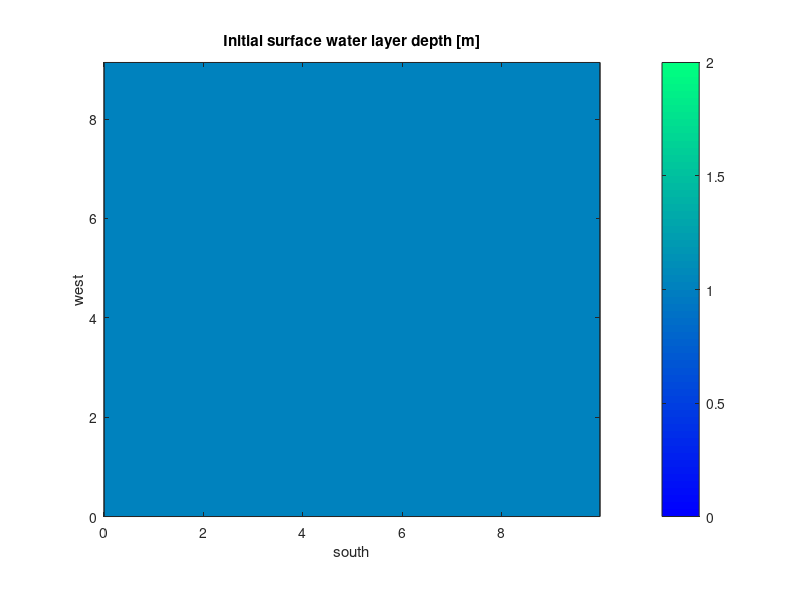
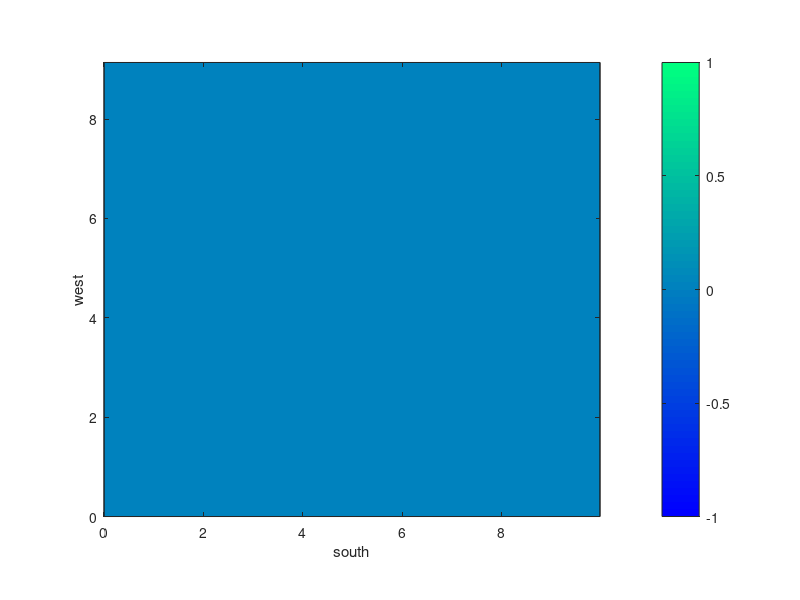

The MATLAB script that drew these images, in order:
close all
clear
clc



%% Preprocessing of Smart-sed



% In these file an idealized orography is set and output as ASCII files


% set the length of the domain in meters
dx = 5;
dy = dx;


Nx = 1998;
Ny = 1829; %1829


Lx = Nx*dx;
Ly = Ny*dy;




%% Set initial condition on H


radius = 0.25*Lx; %[m]
j = 1:Nx;
i = 1:Ny;
[jj,ii] = meshgrid(j,i);
XX = (jj-1).*dx;
YY = - (ii-1) .* dy + (Ny-1).*dy;
r = sqrt(( YY - Ly*0.5 ).^2 + ( XX - Lx*0.5 ).^2 );
% H = 1.e-3.*ones(size(XX));
% H = (0.02.*(cos(r * pi * 0.5 ./ radius)).^3).*(r<=radius);
H = 1 + 1*exp(-0.5*( (XX-Lx/2).^2+(YY-Ly/2).^2 )/0.2^2);
% H = 0.02.*(r<=radius);
% H = 0.02.*(XX<=Lx/2);
% oro = (200 + .0005 .* XX + .0005 .* YY).*0;
oro = 15-80*((XX-Lx*0.5).^2 +(YY-Ly*0.5).^2)./Lx^2 +300*((XX-Lx*0.5).^4 +(YY-Ly*0.5).^4)./Lx^4;
oro = oro*0;


if ( sum(sum(H < 0)) ~= 0 )
    disp("one H is negative!!");
    %return;
end






figure()
colormap(winter)
contourf(XX/1000,YY/1000,H)
xlabel('south')
ylabel('west')
colorbar
axis equal
title('Initial surface water layer depth [m]')


figure()
colormap(winter)
contourf(XX/1000,YY/1000,oro)
xlabel('south')
ylabel('west')
colorbar
axis equal



% % for plot unless use of imagesc --> H_
% for i = 1:Ny
%     H_(i,:) = H(end-i+1,:);
%     b_(i,:) = b(end-i+1,:);    
% end
% 
% 
% 
% figure(3)
% surf(H_)
% colormap(jet)
% xlabel('south')
% ylabel('west')


return
%% Print output files



file_id   = fopen('H.asc', 'w');


%
fprintf(file_id, '%5s ', 'ncols');
fprintf(file_id, '%u\n', Nx);

%
fprintf(file_id, '%5s ', 'nrows');
fprintf(file_id, '%u\n', Ny);

%
fprintf(file_id, '%9s ', 'xllcorner');
fprintf(file_id, '%12.8f\n', 528669.646615625359);

%
fprintf(file_id, '%9s ', 'yllcorner');
fprintf(file_id, '%12.8f\n', 5076881.926118221134);

%
fprintf(file_id, '%8s ', 'cellsize');
fprintf(file_id, '%12.8f\n', dx);

%
fprintf(file_id, '%12s ', 'NODATA_value');
fprintf(file_id, '%12.8f\n', -9999);




% outputstr = ['%' num2str(size(H,1)) 'f '];
% outputstr = repmat(outputstr, 1, size(H,2));
% outputstr = [outputstr '\n'];
% fprintf(file_id, outputstr, H.');
% fclose(file_id);

for i = 1:Ny
    for j = 1:Nx
        fprintf(file_id, '%12.8f ', H(i,j));
    end
    fprintf(file_id, '\n');
end
fclose(file_id);


% %%
% matrix = magic(4) % example matrix
% [mrows, ncols] = size(matrix)
% outputstr = ['%' num2str(mrows) 'f ']
% outputstr=repmat(outputstr, 1, ncols)
% outputstr = [outputstr '\n']
% fprintf(file_id,outputstr, matrix.')
%% Print output files



file_id   = fopen('DEMIdeal.asc', 'w');


%
fprintf(file_id, '%5s ', 'ncols');
fprintf(file_id, '%u\n', Nx);

%
fprintf(file_id, '%5s ', 'nrows');
fprintf(file_id, '%u\n', Ny);

%
fprintf(file_id, '%9s ', 'xllcorner');
fprintf(file_id, '%12.8f\n', 528669.646615625359);

%
fprintf(file_id, '%9s ', 'yllcorner');
fprintf(file_id, '%12.8f\n', 5076881.926118221134);

%
fprintf(file_id, '%8s ', 'cellsize');
fprintf(file_id, '%12.8f\n', dx);

%
fprintf(file_id, '%12s ', 'NODATA_value');
fprintf(file_id, '%12.8f\n', -9999);





for i = 1:Ny
    for j = 1:Nx
        fprintf(file_id, '%12.8f ', oro(i,j));
    end
    fprintf(file_id, '\n');
end
fclose(file_id);

    

%%
file_id   = fopen('mask.asc', 'w');


%
fprintf(file_id, '%5s ', 'ncols');
fprintf(file_id, '%u\n', Nx);

%
fprintf(file_id, '%5s ', 'nrows');
fprintf(file_id, '%u\n', Ny);

%
fprintf(file_id, '%9s ', 'xllcorner');
fprintf(file_id, '%12.8f\n', 528669.646615625359);

%
fprintf(file_id, '%9s ', 'yllcorner');
fprintf(file_id, '%12.8f\n', 5076881.926118221134);

%
fprintf(file_id, '%8s ', 'cellsize');
fprintf(file_id, '%12.8f\n', dx);

%
fprintf(file_id, '%12s ', 'NODATA_value');
fprintf(file_id, '%12.8f\n', -9999);




a = 0;
for i = 1:Ny
    for j = 1:Nx
        if ( i > a && i < Ny-a+1 && j > a && j < Nx-a+1 )
            fprintf(file_id, '%12.8f ', 1);
        else
            fprintf(file_id, '%12.8f ', 1);
        end
    end
    fprintf(file_id, '\n');
end
fclose(file_id);
return
%%
basin = geotiffread('Mask_bin.tif');

figure()
contourf(XX/1000,YY/1000,basin)
colorbar

% fun=YY/1000
% quad=basin.*(fun>-1.5);
fun=-4+XX/1000+YY/1000;
quad=basin.*(fun>0);

figure()
contourf(XX/1000,YY/1000,quad)
colorbar



file_id   = fopen('Mask_bin_my.asc', 'w');


%
fprintf(file_id, '%5s ', 'ncols');
fprintf(file_id, '%u\n', Nx);

%
fprintf(file_id, '%5s ', 'nrows');
fprintf(file_id, '%u\n', Ny);

%
fprintf(file_id, '%9s ', 'xllcorner');
fprintf(file_id, '%12.8f\n', 528669.646615625359);

%
fprintf(file_id, '%9s ', 'yllcorner');
fprintf(file_id, '%12.8f\n', 5076881.926118221134);

%
fprintf(file_id, '%8s ', 'cellsize');
fprintf(file_id, '%12.8f\n', dx);

%
fprintf(file_id, '%12s ', 'NODATA_value');
fprintf(file_id, '%12.8f\n', -9999);



for i = 1:Ny
    for j = 1:Nx
        fprintf(file_id, '%12.8f ', quad(i,j));
    end
    fprintf(file_id, '\n');
end
fclose(file_id);



